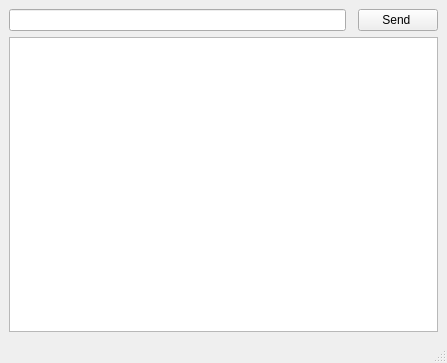
<?xml version="1.0" encoding="UTF-8"?>
<ui version="4.0">
 <class>MainWindow</class>
 <widget class="QMainWindow" name="MainWindow">
  <property name="geometry">
   <rect>
    <x>0</x>
    <y>0</y>
    <width>447</width>
    <height>363</height>
   </rect>
  </property>
  <property name="windowTitle">
   <string>Serial TTy</string>
  </property>
  <widget class="QWidget" name="centralwidget">
   <layout class="QGridLayout" name="gridLayout">
    <item row="0" column="1">
     <widget class="QLineEdit" name="lineEdit_Serial_Data"/>
    </item>
    <item row="0" column="3">
     <widget class="QPushButton" name="pushButton_Send">
      <property name="text">
       <string>Send </string>
      </property>
     </widget>
    </item>
    <item row="1" column="1" colspan="3">
     <widget class="QTextEdit" name="textEdit"/>
    </item>
   </layout>
  </widget>
  <widget class="QMenuBar" name="menubar">
   <property name="geometry">
    <rect>
     <x>0</x>
     <y>0</y>
     <width>447</width>
     <height>22</height>
    </rect>
   </property>
  </widget>
  <widget class="QStatusBar" name="statusbar"/>
 </widget>
 <resources/>
 <connections/>
</ui>
